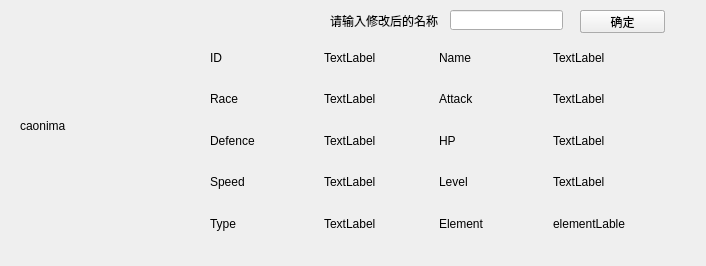
<?xml version="1.0" encoding="UTF-8"?>
<ui version="4.0">
 <class>showpokemon</class>
 <widget class="QWidget" name="showpokemon">
  <property name="geometry">
   <rect>
    <x>0</x>
    <y>0</y>
    <width>706</width>
    <height>266</height>
   </rect>
  </property>
  <property name="windowTitle">
   <string>Form</string>
  </property>
  <widget class="QLabel" name="pictureLabel">
   <property name="geometry">
    <rect>
     <x>20</x>
     <y>50</y>
     <width>151</width>
     <height>151</height>
    </rect>
   </property>
   <property name="styleSheet">
    <string notr="true">border-color: rgb(0, 0, 0);</string>
   </property>
   <property name="lineWidth">
    <number>1</number>
   </property>
   <property name="text">
    <string>caonima</string>
   </property>
  </widget>
  <widget class="QWidget" name="verticalLayoutWidget">
   <property name="geometry">
    <rect>
     <x>210</x>
     <y>40</y>
     <width>451</width>
     <height>201</height>
    </rect>
   </property>
   <layout class="QVBoxLayout" name="verticalLayout">
    <item>
     <layout class="QHBoxLayout" name="horizontalLayout_2">
      <item>
       <widget class="QLabel" name="label_5">
        <property name="text">
         <string>ID</string>
        </property>
       </widget>
      </item>
      <item>
       <widget class="QLabel" name="idLable">
        <property name="text">
         <string>TextLabel</string>
        </property>
       </widget>
      </item>
      <item>
       <widget class="QLabel" name="label_3">
        <property name="text">
         <string>Name</string>
        </property>
       </widget>
      </item>
      <item>
       <widget class="QLabel" name="nameLabe">
        <property name="text">
         <string>TextLabel</string>
        </property>
       </widget>
      </item>
     </layout>
    </item>
    <item>
     <layout class="QHBoxLayout" name="horizontalLayout_4">
      <item>
       <widget class="QLabel" name="label_8">
        <property name="text">
         <string>Race</string>
        </property>
       </widget>
      </item>
      <item>
       <widget class="QLabel" name="raceLable">
        <property name="text">
         <string>TextLabel</string>
        </property>
       </widget>
      </item>
      <item>
       <widget class="QLabel" name="label_6">
        <property name="text">
         <string>Attack</string>
        </property>
       </widget>
      </item>
      <item>
       <widget class="QLabel" name="attackLable">
        <property name="text">
         <string>TextLabel</string>
        </property>
       </widget>
      </item>
     </layout>
    </item>
    <item>
     <layout class="QHBoxLayout" name="horizontalLayout_3">
      <item>
       <widget class="QLabel" name="label_12">
        <property name="text">
         <string>Defence</string>
        </property>
       </widget>
      </item>
      <item>
       <widget class="QLabel" name="defenceLable">
        <property name="text">
         <string>TextLabel</string>
        </property>
       </widget>
      </item>
      <item>
       <widget class="QLabel" name="label_10">
        <property name="text">
         <string>HP</string>
        </property>
       </widget>
      </item>
      <item>
       <widget class="QLabel" name="hpLable">
        <property name="text">
         <string>TextLabel</string>
        </property>
       </widget>
      </item>
     </layout>
    </item>
    <item>
     <layout class="QHBoxLayout" name="horizontalLayout">
      <item>
       <widget class="QLabel" name="label_16">
        <property name="text">
         <string>Speed</string>
        </property>
       </widget>
      </item>
      <item>
       <widget class="QLabel" name="speedLable">
        <property name="text">
         <string>TextLabel</string>
        </property>
       </widget>
      </item>
      <item>
       <widget class="QLabel" name="label_15">
        <property name="text">
         <string>Level</string>
        </property>
       </widget>
      </item>
      <item>
       <widget class="QLabel" name="levelLable">
        <property name="text">
         <string>TextLabel</string>
        </property>
       </widget>
      </item>
     </layout>
    </item>
    <item>
     <layout class="QHBoxLayout" name="horizontalLayout_5">
      <item>
       <widget class="QLabel" name="lable_2">
        <property name="text">
         <string>Type</string>
        </property>
       </widget>
      </item>
      <item>
       <widget class="QLabel" name="typeLable">
        <property name="text">
         <string>TextLabel</string>
        </property>
       </widget>
      </item>
      <item>
       <widget class="QLabel" name="lable">
        <property name="text">
         <string>Element</string>
        </property>
       </widget>
      </item>
      <item>
       <widget class="QLabel" name="elementLable">
        <property name="text">
         <string>elementLable</string>
        </property>
       </widget>
      </item>
     </layout>
    </item>
   </layout>
  </widget>
  <widget class="QLineEdit" name="nameEdit">
   <property name="geometry">
    <rect>
     <x>450</x>
     <y>10</y>
     <width>113</width>
     <height>20</height>
    </rect>
   </property>
  </widget>
  <widget class="QPushButton" name="changeBtn">
   <property name="geometry">
    <rect>
     <x>580</x>
     <y>10</y>
     <width>85</width>
     <height>23</height>
    </rect>
   </property>
   <property name="text">
    <string>修改宠物名</string>
   </property>
  </widget>
  <widget class="QLabel" name="label">
   <property name="geometry">
    <rect>
     <x>330</x>
     <y>10</y>
     <width>111</width>
     <height>21</height>
    </rect>
   </property>
   <property name="text">
    <string>请输入修改后的名称</string>
   </property>
  </widget>
  <widget class="QPushButton" name="confirmBtn">
   <property name="geometry">
    <rect>
     <x>580</x>
     <y>10</y>
     <width>85</width>
     <height>23</height>
    </rect>
   </property>
   <property name="text">
    <string>确定</string>
   </property>
  </widget>
 </widget>
 <resources/>
 <connections/>
</ui>
